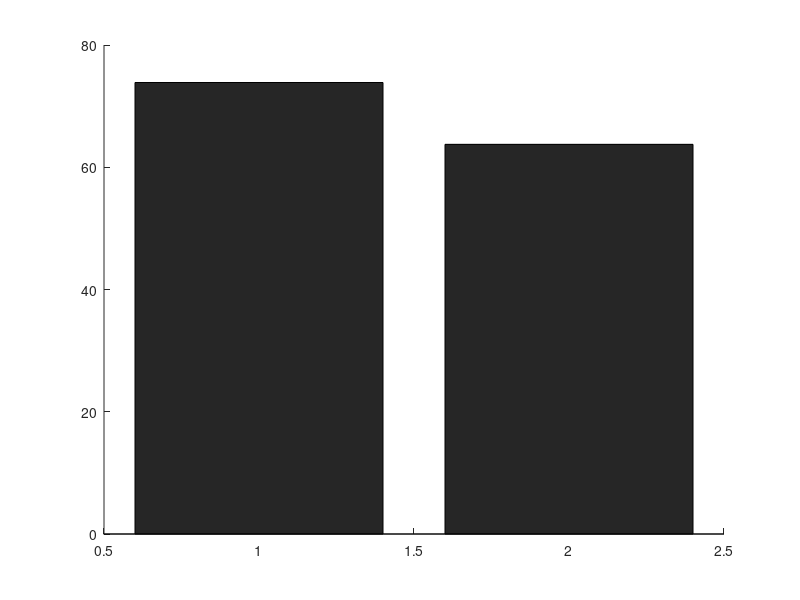

This figure's MATLAB source: (Note: this script raises an error after producing the figure.)
% Figure for how well people used the temporal structure (0-100)

% Data imported from qualtrics
interval_survey = [80 81 81 71 72 69, 72, 60, 65, 71, 43, 81, 72, 61, 52, 45, 75, 58, 63, 40, 80, 75, 60, 35, 55, 70, 70, 45, 30, 30, 50, 49, 91, 62, 71, 59, 73, 64, 90, 70, 70, 43, 68, 73, 91, 71, 39, 62, 91, 81, 45, 40];
rhythm_survey = [90, 70, 100, 94, 65, 66, 91, 81, 81, 78, 72, 81, 100, 77, 75, 59, 60, 72, 75, 69, 90, 90, 45, 30, 65, 70, 62, 56, 70, 62, 50, 59, 83, 74, 90, 91, 100, 58, 90, 60, 87, 52, 71, 64, 100, 92, 63, 72, 91, 81, 57, 60];

% Merge
survey_means = [mean(rhythm_survey) mean(interval_survey)];
figure("Position",[763.4000  232.2000  723.2000  541.6000]);
% Plot
b = bar(survey_means, 'Facecolor', 'flat', 'FaceAlpha', 0.7,'EdgeColor', 'none'); 
hold on

xticklabels({'Rhythm', 'Interval'})
ylabel('Rating (0-100)','FontSize', 14)
ylim([0 105])
title('How well did you manage to use the...?')

% Reshape boxplot data into a 2-column format (rows: participants, columns: conditions)
boxplotdata = [rhythm_survey', interval_survey'];

% Plot each participant's data points connected by lines
for i = 1:size(boxplotdata, 1)
    if boxplotdata(i, 1) > boxplotdata(i, 2)
        plot([1, 2], [boxplotdata(i, 1), boxplotdata(i, 2)], '--ro', 'LineWidth', 0.7, 'Color', 'k')
    else
        plot([1, 2], [boxplotdata(i, 1), boxplotdata(i, 2)], '-ro', 'LineWidth', 0.7, 'Color', 'k')
    end
end

b.CData(1, :) = [0.00, 0.45, 0.74];
b.CData(2, :) = [0.85, 0.33, 0.10];

% Make plot pretty
box off
yticks(0:20:100)
ax = gca;
ax.FontSize = 14;